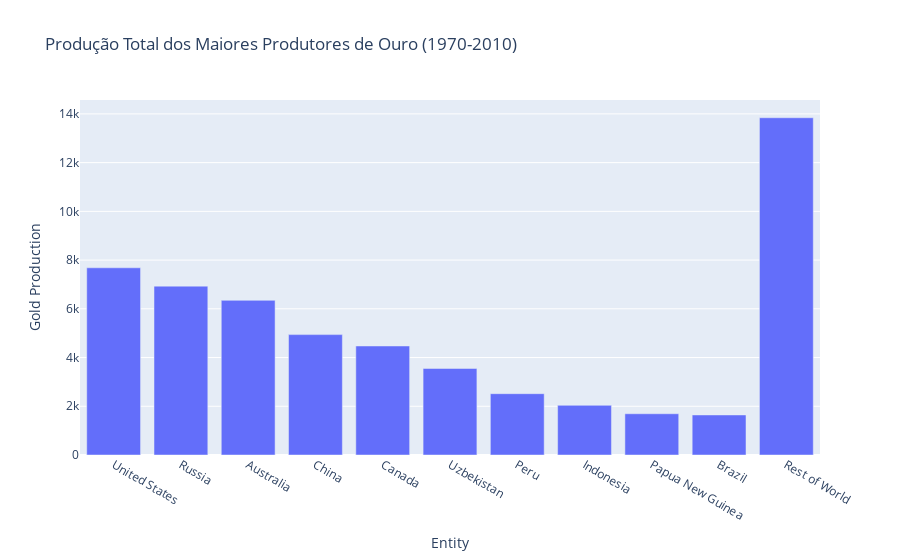

The code cell stored with this chart in its notebook:
### Code cell
# Bar Chart
bar_fig = px.bar(df_ranked[1:], x='Entity', y='Gold Production', title=f'Produção Total dos Maiores Produtores de Ouro ({start_date}-{end_date})')
bar_fig

### Figure 1 — Plotly figure (JSON) as saved in the notebook; plotly's stock layout.template omitted (floating-point values rounded to 4 significant figures)
{"data": [{"alignmentgroup": "True", "hovertemplate": "Entity=%{x}<br>Gold Production=%{y}<extra></extra>", "legendgroup": "", "marker": {"color": "#636efa", "pattern": {"shape": ""}}, "name": "", "offsetgroup": "", "orientation": "v", "showlegend": false, "textposition": "auto", "type": "bar", "x": ["United States", "Russia", "Australia", "China", "Canada", "Uzbekistan", "Peru", "Indonesia", "Papua New Guinea", "Brazil", "Rest of World"], "xaxis": "x", "y": [7684, 6931, 6348, 4941, 4474, 3552, 2517, 2039, 1693, 1644, 13842], "yaxis": "y"}], "layout": {"barmode": "relative", "legend": {"tracegroupgap": 0}, "title": {"text": "Produção Total dos Maiores Produtores de Ouro (1970-2010)"}, "xaxis": {"anchor": "y", "domain": [0, 1], "title": {"text": "Entity"}}, "yaxis": {"anchor": "x", "domain": [0, 1], "title": {"text": "Gold Production"}}}}
